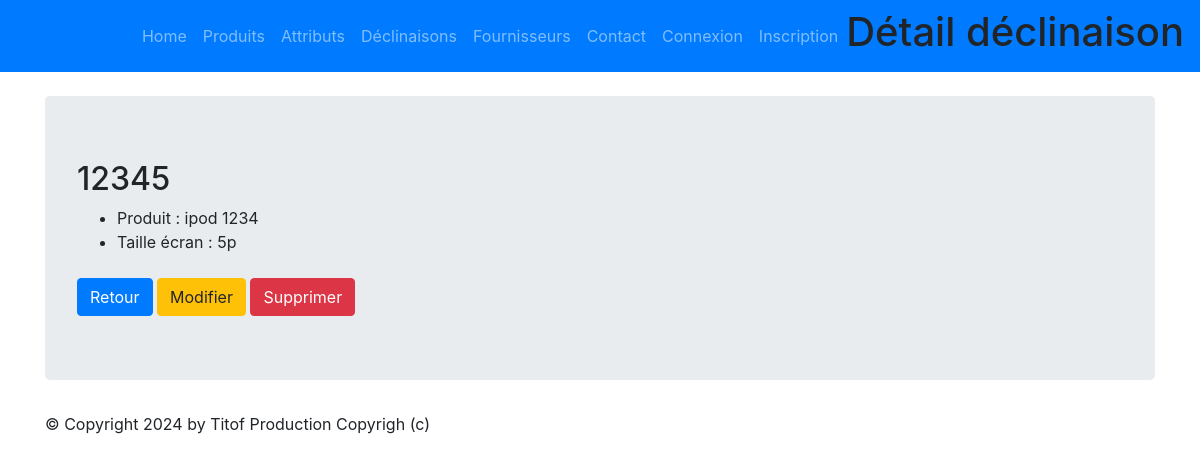
Page /monapp/item/1 on the committed database.
### monapp/models.py (models this page shows, shortened)
class ProductItem(models.Model):
    class Meta:
        verbose_name = "Déclinaison Produit"
    color   = models.CharField(max_length=100)
    code    = models.CharField(max_length=10, null=True, blank=True, unique=True)
    product = models.ForeignKey('Product', on_delete=models.CASCADE)
    attributes  = models.ManyToManyField("ProductAttributeValue", related_name="product_item", null=True, blank=True)

class Product(models.Model):
    class Meta:
        verbose_name = "Produit"
    name          = models.CharField(max_length=100)
    code          = models.CharField(max_length=10, null=True, blank=True, unique=True)
    price_ht      = models.DecimalField(max_digits=8, decimal_places=2,  null=True, blank=True, verbose_name="Prix unitaire HT")
    price_ttc     = models.DecimalField(max_digits=8, decimal_places=2,  null=True, blank=True, verbose_name="Prix unitaire TTC")
    status        = models.SmallIntegerField(choices=PRODUCT_STATUS, default=0)
    date_creation = models.DateTimeField(blank=True, verbose_name="Date création")
    stock = models.IntegerField(default=0,verbose_name="Stock")
    def __str__(self):
        return "{0} {1}".format(self.name, self.code)

class ProductAttributeValue(models.Model):
    class Meta:
        verbose_name = "Valeur attribut"
        ordering = ['position']
    value              = models.CharField(max_length=100)
    product_attribute  = models.ForeignKey('ProductAttribute', verbose_name="Unité", on_delete=models.CASCADE)
    position           = models.PositiveSmallIntegerField("Position", null=True, blank=True)

class ProductAttribute(models.Model):
    class Meta:
        verbose_name = "Attribut"
    name =  models.CharField(max_length=100)

### monapp/views.py (the view)
# urls.py: path("item/<pk>",views.ProductItemDetailView.as_view(), name="item-detail"),
class ProductItemDetailView(DetailView):
  model = ProductItem
  template_name = "monapp/detail_item.html"
  context_object_name = "productitem"
  def get_context_data(self, **kwargs):
    context = super(ProductItemDetailView, self).get_context_data(**kwargs)
    context['titremenu'] = "Détail déclinaison"
    context['attributes'] = self.object.attributes.all()
    return context

### monapp/templates/monapp/detail_item.html (shortened to what this page needs)
{% extends 'monapp/base.html' %}
{% block menu %}
<h1>{{titremenu}}</h1>
{% endblock %}
{% block contenu %}
<h2>{{ productitem.code }}</h2>
<ul>
    <li>Produit : {{ productitem.product }}</li>
    {% for attribute in attributes %}
    <li>{{ attribute.product_attribute.name }} : {{ attribute.value }}</li>
    {% empty %}
    <li>Aucun attribut associé à cette déclinaison.</li>
    {% endfor %}
</ul>
<a href="{% url 'item-list' %}" class="btn btn-primary mt-2">Retour</a>
<a href="{% url 'item-update' productitem.id %}" class="btn btn-warning mt-2">Modifier</a>
<a href="{% url 'item-delete' productitem.id %}" class="btn btn-danger mt-2">Supprimer</a>
{% endblock %}

### rows in the picture
ProductItem: code "12345", product "ipod 1234"
ProductAttributeValue: product_attribute.name "Taille écran", value "5p"

### other values in the picture
{{ titremenu }} "Détail déclinaison"
